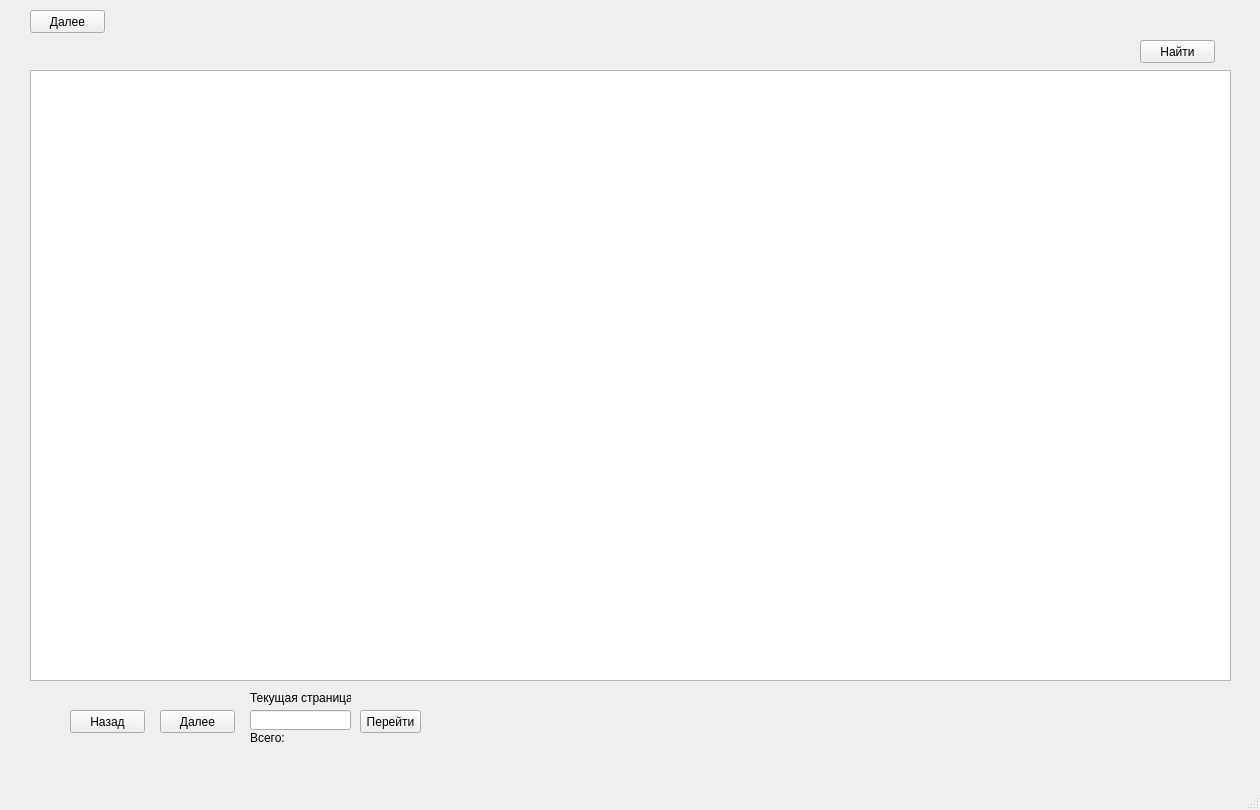
<?xml version="1.0" encoding="UTF-8"?>
<ui version="4.0">
 <class>MainWindow</class>
 <widget class="QMainWindow" name="MainWindow">
  <property name="geometry">
   <rect>
    <x>0</x>
    <y>0</y>
    <width>1260</width>
    <height>810</height>
   </rect>
  </property>
  <property name="windowTitle">
   <string>MainWindow</string>
  </property>
  <widget class="QWidget" name="centralwidget">
   <widget class="QStackedWidget" name="stackedWidget">
    <property name="geometry">
     <rect>
      <x>20</x>
      <y>10</y>
      <width>1221</width>
      <height>751</height>
     </rect>
    </property>
    <widget class="QWidget" name="page">
     <widget class="QPushButton" name="pushButton">
      <property name="geometry">
       <rect>
        <x>10</x>
        <y>0</y>
        <width>75</width>
        <height>23</height>
       </rect>
      </property>
      <property name="text">
       <string>Далее</string>
      </property>
     </widget>
     <widget class="QTableWidget" name="tableWidget_search_main">
      <property name="geometry">
       <rect>
        <x>10</x>
        <y>60</y>
        <width>1201</width>
        <height>611</height>
       </rect>
      </property>
     </widget>
     <widget class="QPushButton" name="pushButton_previous_search_table">
      <property name="geometry">
       <rect>
        <x>50</x>
        <y>700</y>
        <width>75</width>
        <height>23</height>
       </rect>
      </property>
      <property name="text">
       <string>Назад</string>
      </property>
     </widget>
     <widget class="QPushButton" name="pushButton_next_search_table">
      <property name="geometry">
       <rect>
        <x>140</x>
        <y>700</y>
        <width>75</width>
        <height>23</height>
       </rect>
      </property>
      <property name="text">
       <string>Далее</string>
      </property>
     </widget>
     <widget class="QLineEdit" name="lineEdit">
      <property name="geometry">
       <rect>
        <x>230</x>
        <y>700</y>
        <width>101</width>
        <height>20</height>
       </rect>
      </property>
     </widget>
     <widget class="QLabel" name="label">
      <property name="geometry">
       <rect>
        <x>230</x>
        <y>680</y>
        <width>101</width>
        <height>16</height>
       </rect>
      </property>
      <property name="text">
       <string>Текущая страница</string>
      </property>
     </widget>
     <widget class="QPushButton" name="pushButton_get_choosen_page">
      <property name="geometry">
       <rect>
        <x>340</x>
        <y>700</y>
        <width>61</width>
        <height>23</height>
       </rect>
      </property>
      <property name="text">
       <string>Перейти</string>
      </property>
     </widget>
     <widget class="QPushButton" name="pushButton_search">
      <property name="geometry">
       <rect>
        <x>1120</x>
        <y>30</y>
        <width>75</width>
        <height>23</height>
       </rect>
      </property>
      <property name="text">
       <string>Найти</string>
      </property>
     </widget>
    </widget>
    <widget class="QWidget" name="page_2"/>
   </widget>
   <widget class="QLabel" name="label_2">
    <property name="geometry">
     <rect>
      <x>250</x>
      <y>730</y>
      <width>101</width>
      <height>16</height>
     </rect>
    </property>
    <property name="text">
     <string>Всего:</string>
    </property>
   </widget>
  </widget>
  <widget class="QMenuBar" name="menubar">
   <property name="geometry">
    <rect>
     <x>0</x>
     <y>0</y>
     <width>1260</width>
     <height>21</height>
    </rect>
   </property>
  </widget>
  <widget class="QStatusBar" name="statusbar"/>
 </widget>
 <resources/>
 <connections/>
</ui>
